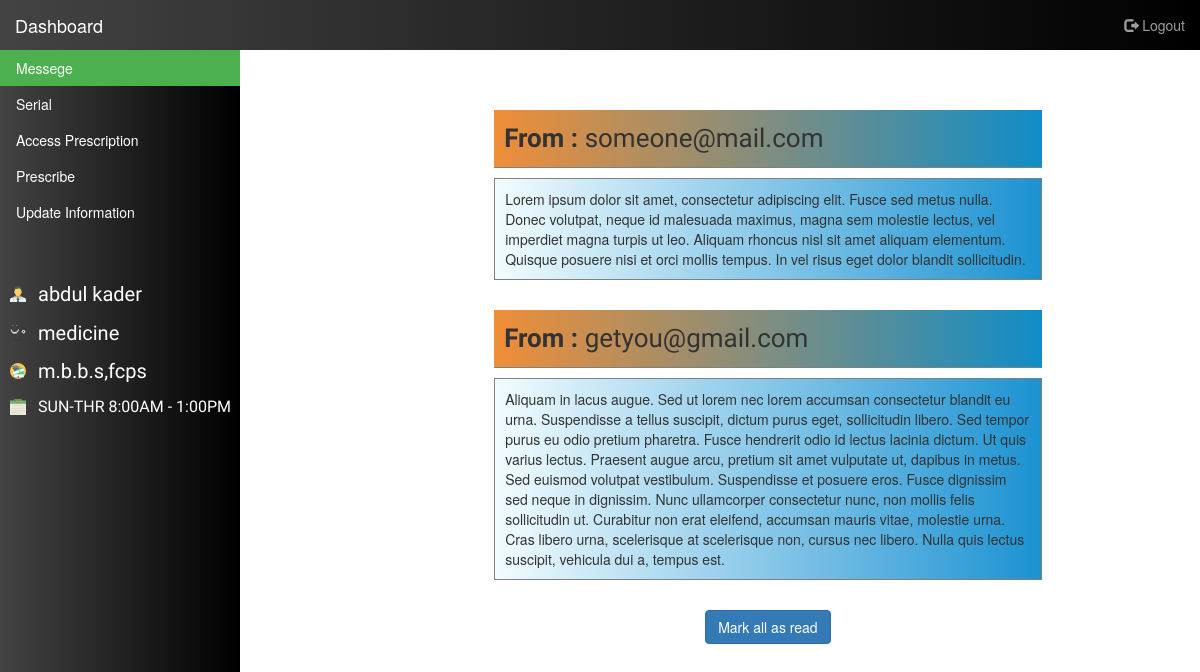
Page /doctor_dashboard.php (signed in) on the committed database.
### tables this page shows
CREATE TABLE `doctor` (
  `doctor_id` int(11) NOT NULL,
  `doctor_firstname` varchar(100) NOT NULL,
  `doctor_lastname` varchar(100) NOT NULL,
  `specalized` varchar(100) NOT NULL,
  `degree` varchar(500) NOT NULL,
  `d_time` varchar(100) NOT NULL,
  `doc_status` varchar(50) NOT NULL
);

CREATE TABLE `doctor_message` (
  `sender_email` varchar(100) NOT NULL,
  `reciever_email` varchar(100) NOT NULL,
  `subject` varchar(500) DEFAULT NULL,
  `mail` varchar(10000) NOT NULL,
  `status` varchar(100) NOT NULL
);

### doctor_dashboard.php (the view, shortened to what this page needs)
<?php
    $doctorid = $_SESSION['doctor_id'];
    $docemail = $_SESSION['doctor_email']
?>
    <!DOCTYPE html>
    <html lang="en">
    <head>
        <link rel="stylesheet" href="https://maxcdn.bootstrapcdn.com/bootstrap/3.3.7/css/bootstrap.min.css">
        <link rel="stylesheet" href="CSS/doctordashcs.css">
    </head>
    <body style="margin: 0px;">
        <nav class="navbar navbar-inverse" style="margin-bottom:0px;border-radius: 0px;border: 0px; background: #000000;
background: -webkit-linear-gradient(to right, #434343, #000000);
background: linear-gradient(to right, #434343, #000000); ">
            <div class="container-fluid">
                <div class="navbar-header">
                    <a class="navbar-brand" href="#">Dashboard</a>
                </div>
                <ul class="nav navbar-nav navbar-right">
                    <li><a href="doctor.php"><span class="glyphicon glyphicon-log-out"></span> Logout</a></li>
                </ul>
            </div>
        </nav>
        <div class="container-fluid">
            <div class="row">
                <div class="col-sm-4" style="padding-left: 0px;padding-right: 0px">
                    <ul class="leftmenu">
                        <li><a class="active" href="doctor_dashboard.php">Messege</a></li>
                        <li><a href="doctor_dashboard_serial.php">Serial</a></li>
                        <li><a href="doctor_dashboard_ap.php">Access Prescription</a></li>
                        <li><a href="doctor_dashboard_pes.php">Prescribe</a></li>
                        <li><a href="doctor_dashboard_u_i.php">Update Information</a></li>
                        <?php
                $fname = "";
                $lname = "";
                $specal = "";
                $degree = "";
                $d_time = "";
                $user_query = mysqli_query(mysqli_connect('localhost','root','','datacenter'),"select * from doctor");
                while( $row = mysqli_fetch_array($user_query) )
                {
                    if($row['doctor_id']==$doctorid)
                    {
                        $fname = $row['doctor_firstname'];
                        $lname = $row['doctor_lastname'];
                        $specal = $row['specalized'];
                        $degree = $row['degree'];
                        $d_time = $row['d_time'];
                    }
                }
                echo '<p style="margin-top: 50px;background: url(CSS/Icon/doctor.png)left no-repeat;padding-left: 28px;color: white;font-size: 20px;margin-left: 10px;font-family: IM Fell English SC, serif;">'.$fname.' '.$lname.'</p>';
            echo '<p style="background: url(CSS/Icon/specal.png)left no-repeat;padding-left: 28px;color: white;font-size: 20px;margin-left: 10px;font-family: IM Fell English SC, serif;">'.$specal.'</p>';
            echo '<p style="background: url(CSS/Icon/degree.png)left no-repeat;padding-left: 28px;color: white;font-size: 20px;margin-left: 10px;font-family: IM Fell English SC, serif;">'.$degree.'</p>';
            echo '<p style="background: url(CSS/Icon/time.png)left no-repeat;padding-left: 28px;color: white;font-size: 16px;margin-left: 10px;font-family: IM Fell English SC, serif;">'.$d_time.'</p>';
            ?>
                    </ul>
                </div>
                <div class="col-sm-8">
                    <div style="min-height: 250px">
                        <br><br><br>
                        <?php
                                $count = 0;
                                    $user_query = mysqli_query(mysqli_connect('localhost','root','','datacenter'),"select * from doctor_message");
                                    while( $row = mysqli_fetch_array($user_query) )
                                    {
                                        if($row['reciever_email']==$docemail && $row['status']=="unread")
                                        {
                                            echo '<div class="col-sm-9 col-sm-offset-1">';
                                                echo '<p style="border-bottom: 1px solid gray;background: #108dc7;
background: -webkit-linear-gradient(to right, #ef8e38, #108dc7);
background: linear-gradient(to right, #ef8e38, #108dc7);
padding: 10px;font-size: 26px;font-family: Tangerine;"><strong>From : </strong>'.$row['sender_email'].'</p>';
                                                echo '<p style="border : 1px solid gray;background: #1c92d2;
background: -webkit-linear-gradient(to right, #f2fcfe, #1c92d2);
background: linear-gradient(to right, #f2fcfe, #1c92d2);
;padding: 10px;">'.$row['mail'].'</p>';
                                                echo '<br>';
                                            echo '</div>';
                                            echo '<br><br><br>';
                                            $count = $count + 1;
                                        }
                                    }
                                if($count==0)
                                {
                                    echo '<div class="col-sm-9 col-sm-offset-1">';
                                    echo '<div class="alert alert-info">
                                  You currently do not have any message.
                                  </div><br>';
                                    echo '</div>';
                                }
                                else
                                {
                                    echo '<div class="col-sm-9 col-sm-offset-1 text-center">';
                                    echo '<form action="" method="post">';
                                    echo '<button type="submit" class="btn btn-primary" name="mark">Mark all as read</button>';
                                    echo '</form>';
                                    echo '</div>';
                                }
                        ?>
                    </div>
                </div>
            </div>
        </div>
    </body>
    </html>

### CSS/doctordashcs.css (style rules this page uses)
.leftmenu { list-style-type: none; margin: 0; padding: 0; width: 20%; background: #000000; background: -webkit-linear-gradient(to right, #434343, #000000); background: linear-gradient(to right, #434343, #000000); position: fixed; height: 100%; overflow: auto; }
li a { display: block; color: white; padding: 8px 16px; text-decoration: none; }
li a.active { background-color: #4CAF50; color: white; text-decoration: none; }

### rows in the picture
doctor: doctor_firstname "abdul", doctor_lastname "kader", specalized "medicine", degree "m.b.b.s,fcps", d_time "SUN-THR 8:00AM - 1:00PM"
doctor_message: sender_email "someone@mail.com", mail "Lorem ipsum dolor sit amet, consectetur adipiscing elit. Fusce sed metus nulla. Donec volutpat, neque id malesuada maximus, magna sem molestie lectus, vel imperdiet magna turpis ut leo. Aliquam rhoncus nisl sit amet aliquam elementum. Quisque posuere nisi et orci mollis tempus. In vel risus eget dolor blandit sollicitudin."
doctor_message: sender_email "getyou@gmail.com", mail "Aliquam in lacus augue. Sed ut lorem nec lorem accumsan consectetur blandit eu urna. Suspendisse a tellus suscipit, dictum purus eget, sollicitudin libero. Sed tempor purus eu odio pretium pharetra. Fusce hendrerit odio id lectus lacinia dictum. Ut quis varius lectus. Praesent augue arcu, pretium sit amet vulputate ut, dapibus in metus. Sed euismod volutpat vestibulum. Suspendisse et posuere eros. Fusce dignissim sed neque in dignissim. Nunc ullamcorper consectetur nunc, non mollis felis sollicitudin ut. Curabitur non erat eleifend, accumsan mauris vitae, molestie urna. Cras libero urna, scelerisque at scelerisque non, cursus nec libero. Nulla quis lectus suscipit, vehicula dui a, tempus…"
